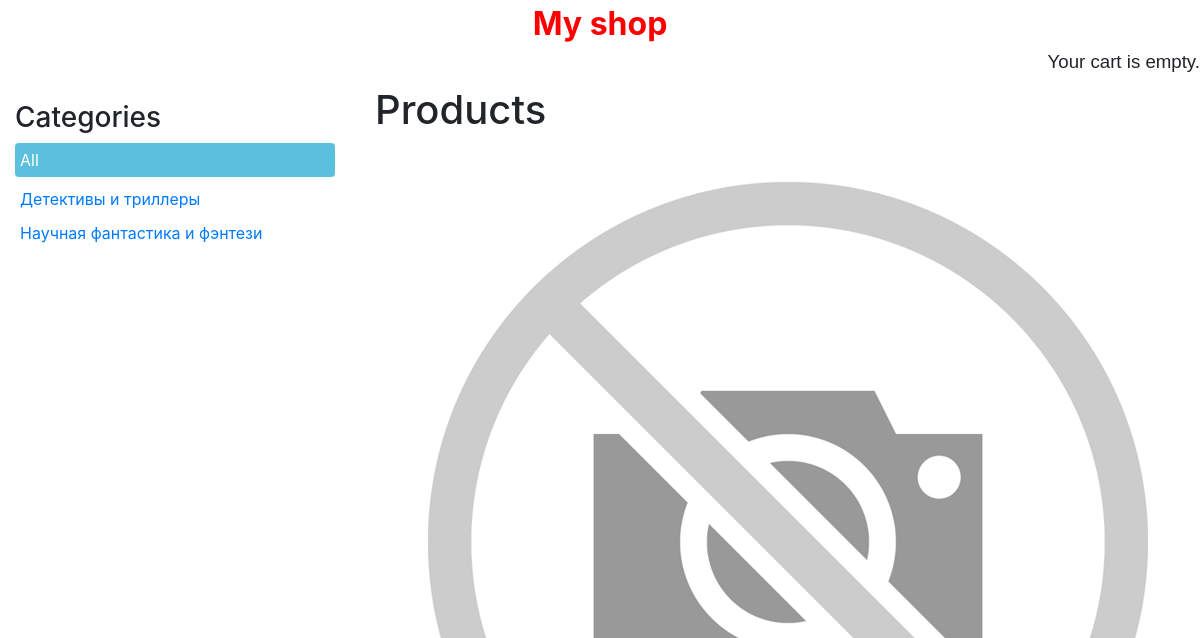
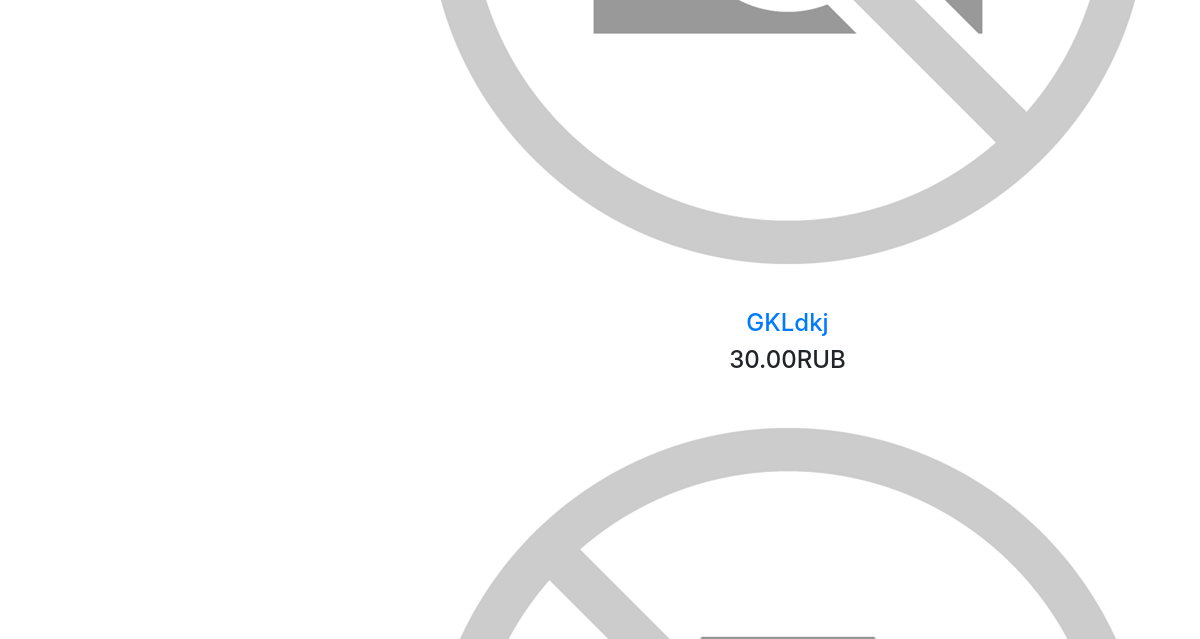
Before: / (upper part) with the older database file (2 pictures, top to bottom).
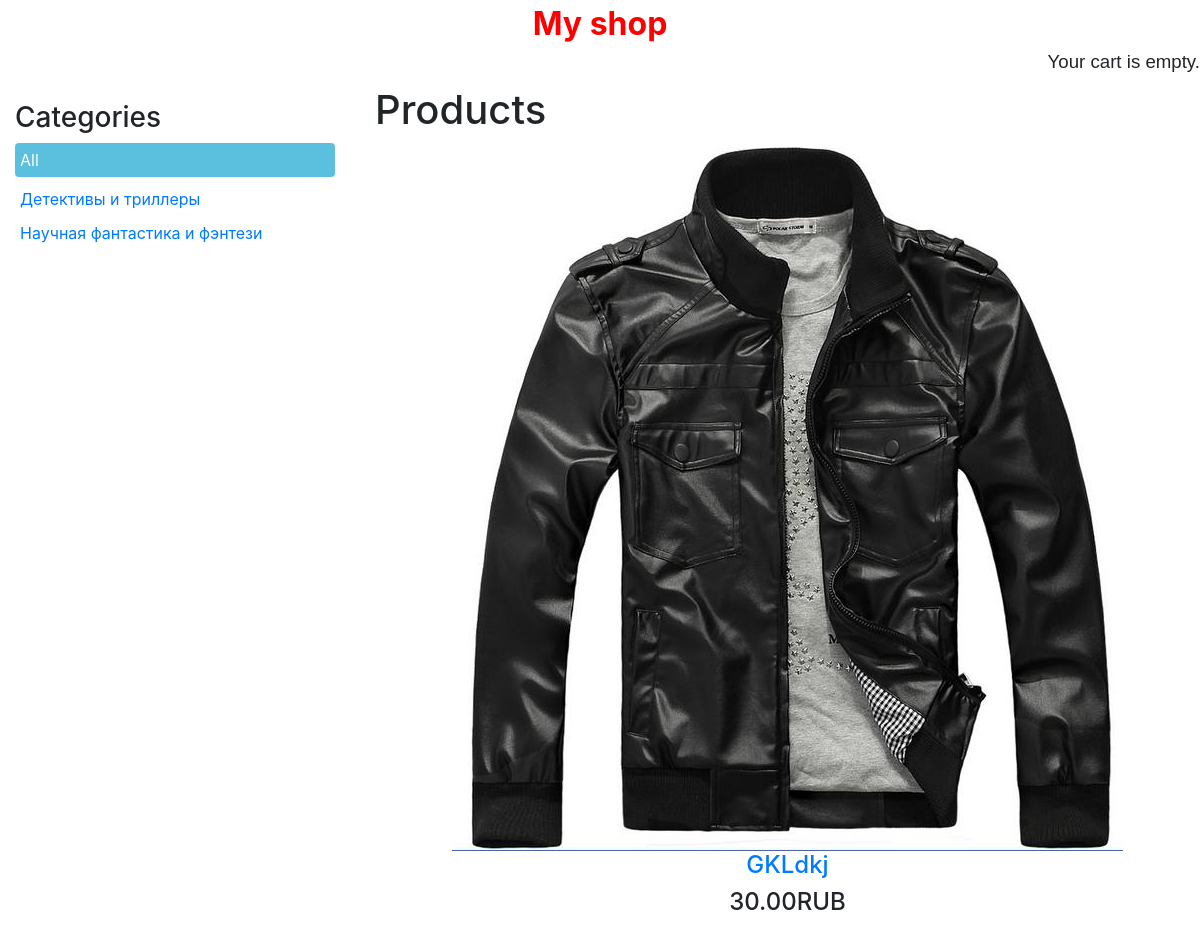
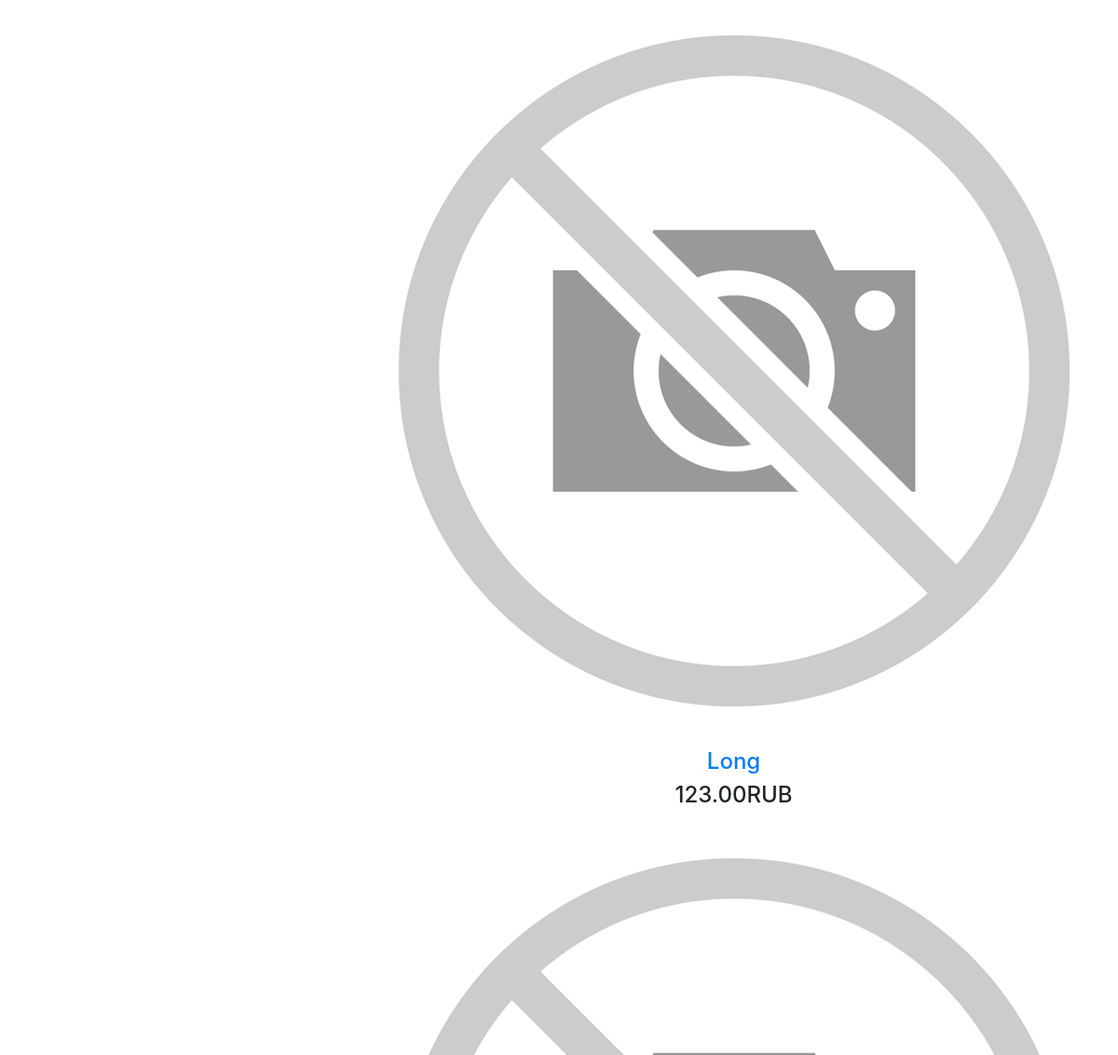
After: the same page with the newer database file (2 pictures, top to bottom).
### shop/models.py (models this page shows, shortened)
class Category(models.Model):
    name = models.CharField(max_length=200, db_index=True)
    slug = models.SlugField(max_length=200, db_index=True, unique=True)
    class Meta:
        ordering = ('name',)
        verbose_name = 'Категория'
        verbose_name_plural = 'Категории'
    def get_absolute_url(self):
        return reverse('shop:product_list_by_category',
                        args=[self.slug])

class Product(models.Model):
    category = models.ForeignKey(Category, related_name='products')
    name = models.CharField(max_length=200, db_index=True)
    slug = models.SlugField(max_length=200, db_index=True)
    image = models.ImageField(upload_to='products/%Y/%m/%d', blank=True)
    description = models.TextField(blank=True)
    price = models.DecimalField(max_digits=10, decimal_places=2)
    stock = models.PositiveIntegerField()
    available = models.BooleanField(default=True)
    created = models.DateTimeField(auto_now_add=True)
    updated = models.DateTimeField(auto_now=True)
    def get_absolute_url(self):
        return reverse('shop:product_detail',
                        args=[self.id, self.slug])
    class Meta:
        ordering = ('name',)
        index_together = (('id', 'slug'),)

### shop/views.py (the view)
# urls.py: url(r'^$', views.product_list, name='product_list'),
def product_list(request, category_slug=None):
    category = None
    categories = Category.objects.all()
    products = Product.objects.filter(available=True)
    if category_slug:
        category = get_object_or_404(Category, slug=category_slug)
        products = products.filter(category=category)
    return render(request,
                  'shop/product/list.html',
                  {'category': category,
                   'categories': categories,
                   'products': products})

### cart/cart.py (called while the page is built)
    def __len__(self):
        return sum(item['quantity'] for item in self.cart.values())

### cart/context_processors.py (called while the page is built)
def cart(request):
    return {'cart': Cart(request)}

### shop/templates/shop/product/list.html (shortened to what this page needs)
{% extends "shop/base.html" %}
{% load static %}
{% block content %}
 <link rel="stylesheet" href="{% static 'css/product.css' %}">
    <div id="sidebar">
        <h3>Categories</h3>
        <ul>
            <li {% if not category %}class="selected"{% endif %}>
                <a href="{% url "shop:product_list" %}">All</a>
            </li>
            {% for c in categories %}
                <li {% if category.slug == c.slug %}class="selected"{% endif %}>
                    <a href="{{ c.get_absolute_url }}">{{ c.name }}</a>
                </li>
            {% endfor %}
        </ul>
    </div>
    <div id="main" class="product-list">
        <h1>{% if category %}{{ category.name }}{% else %}Products{% endif %}</h1>
        {% for product in products %}
            <div class="item">
                <a href="{{ product.get_absolute_url }}">
                    <img src="{% if product.image %}{{ product.image.url }}{% else %}{% static "img/no_image.png" %}{% endif %}">
                </a>
                <a href="{{ product.get_absolute_url }}"> <h4>{{ product.name }} <h4></a>
                {{ product.price }}RUB
            </div>
        {% endfor %}
    </div>
{% endblock %}

### shop/templates/shop/base.html (shortened to what this page needs)
<link rel="stylesheet" href="https://maxcdn.bootstrapcdn.com/bootstrap/4.0.0-beta.2/css/bootstrap.min.css">
{% load static %}
<!DOCTYPE html>
<html>
<head>
    <link href="{% static "css/style.css" %}" rel="stylesheet">
</head>
<body>
<center>
<div id="header">
    <a href="/" class="logo">My shop</a>
</div>
</center>
<div id="subheader">
    <div class="cart">
    {% with total_items=cart|length %}
        {% if cart|length > 0 %}
            Your cart:
            <a href="{% url "cart:cart_detail" %}">
                {{ total_items }} item{{ total_items|pluralize }},
                {{ cart.get_total_price }}RUB
            </a>
        {% else %}
            Your cart is empty.
        {% endif %}
    {% endwith %}
	</div>
</div>
<div id="content">
    {% block content %}
    {% endblock %}
</div>
</body>
</html>

### shop/static/css/style.css (style rules this page uses)
li { font-size: 16px; list-style: none; padding: 5px; margin-left: -40px; margin-right: 10px; }
li.selected { background-color: #5bc0de; border-radius: 4px; color: white; margin-bottom: 5px; }
li.selected > a { color:white; }
div.item { text-align: center; padding: 5px; }
.cart { font-family: arial, sans-serif; border-collapse: collapse; width: 100%; margin-bottom: 10px; }
.cart { text-align:right; font-size: 14pt; }
.logo { font-size: 32px; font-weight: bold; color: red; text-align: center; }
#sidebar { float: left; margin-bottom: 30px; padding: 15px; width: 30%; overflow: hidden; }
#main { float: right; padding-left: 15px; width: 70%; display: block; overflow: hidden; position:relative; }

Changed rows visible on the page:
changed Product "GKLdkj": image: picture added in place of a placeholder
added Product: name "Long", price "123.00"
